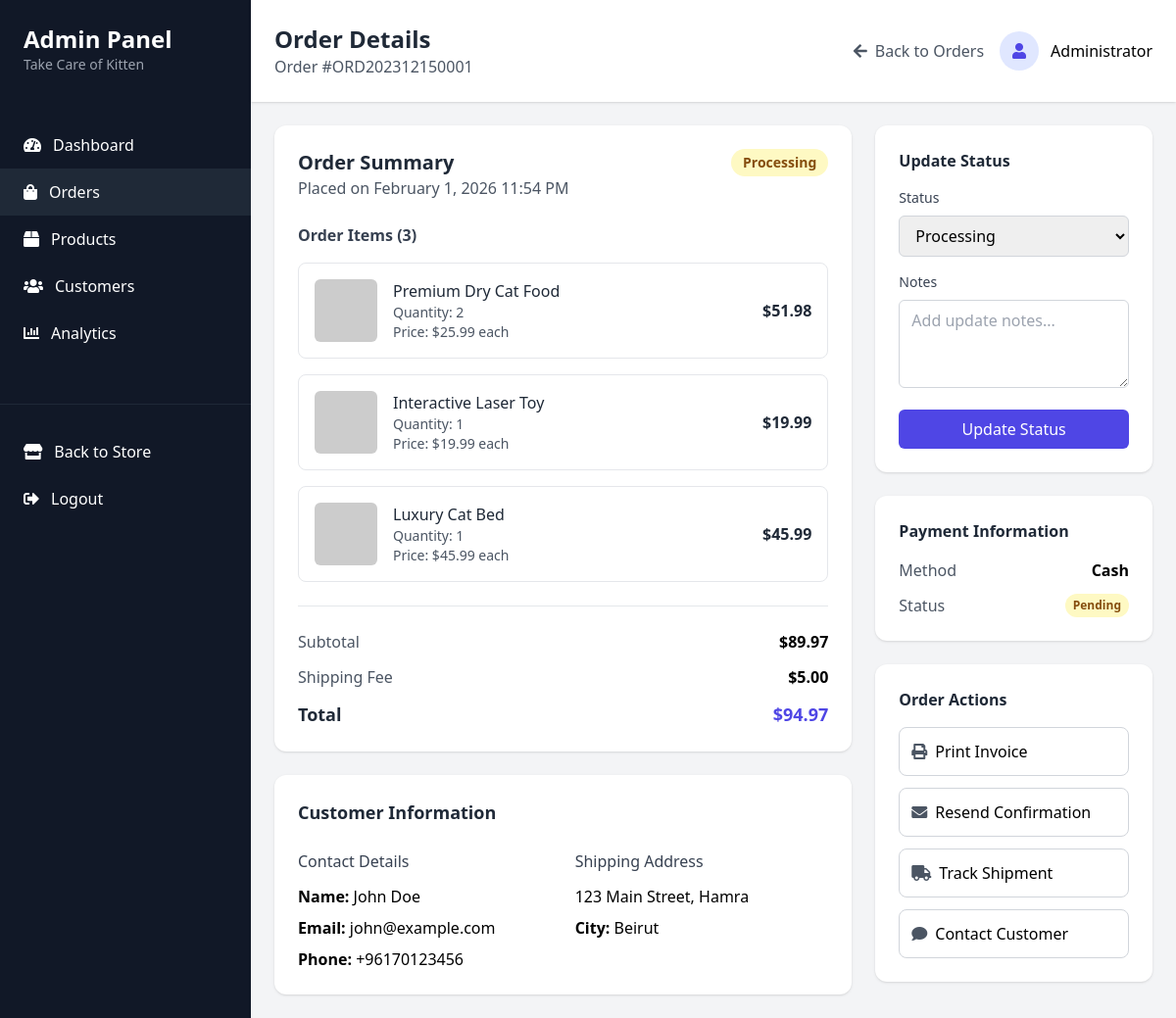
Page /admin-order-detail.php?id=1 (signed in) on the committed database.
### tables this page shows
CREATE TABLE orders (
    id INT PRIMARY KEY AUTO_INCREMENT,
    order_id VARCHAR(50) UNIQUE NOT NULL,
    customer_name VARCHAR(255) NOT NULL,
    customer_email VARCHAR(255) NOT NULL,
    customer_phone VARCHAR(50),
    shipping_address TEXT NOT NULL,
    city VARCHAR(100) NOT NULL,
    subtotal DECIMAL(10, 2) NOT NULL,
    shipping_fee DECIMAL(10, 2) DEFAULT 5.00,
    total DECIMAL(10, 2) NOT NULL,
    status ENUM('pending', 'processing', 'shipped', 'delivered', 'cancelled') DEFAULT 'pending',
    payment_method ENUM('cash', 'card') DEFAULT 'cash',
    payment_status ENUM('pending', 'completed', 'failed') DEFAULT 'pending',
    notes TEXT,
    created_at TIMESTAMP DEFAULT CURRENT_TIMESTAMP,
    updated_at TIMESTAMP DEFAULT CURRENT_TIMESTAMP ON UPDATE CURRENT_TIMESTAMP
);

CREATE TABLE order_items (
    id INT PRIMARY KEY AUTO_INCREMENT,
    order_id INT NOT NULL,
    product_id INT NOT NULL,
    product_name VARCHAR(255) NOT NULL,
    price DECIMAL(10, 2) NOT NULL,
    quantity INT NOT NULL,
    image VARCHAR(500),
    FOREIGN KEY (order_id) REFERENCES orders(id) ON DELETE CASCADE,
    FOREIGN KEY (product_id) REFERENCES products(id) ON DELETE CASCADE
);

### admin-order-detail.php (the view, shortened to what this page needs)
<?php
$pdo = getDBConnection();
$order_id = isset($_GET['id']) ? intval($_GET['id']) : 0;
$stmt = $pdo->prepare("
    SELECT o.*,
           COUNT(oi.id) as item_count,
           GROUP_CONCAT(DISTINCT oi.product_name) as product_names
    FROM orders o
    LEFT JOIN order_items oi ON o.id = oi.order_id
    WHERE o.id = ?
    GROUP BY o.id
");
$stmt->execute([$order_id]);
$order = $stmt->fetch();
$stmt = $pdo->prepare("SELECT * FROM order_items WHERE order_id = ?");
$stmt->execute([$order_id]);
$order_items = $stmt->fetchAll();
?>
<!DOCTYPE html>
<html lang="en">
<head>
    <link rel="stylesheet" href="https://cdnjs.cloudflare.com/ajax/libs/font-awesome/5.15.3/css/all.min.css">
    <script src="https://cdn.tailwindcss.com"></script>
</head>
<body class="bg-gray-100">
    <div class="flex min-h-screen">
        <?php include 'admin-sidebar.php'; ?>
        <div class="flex-1">
            <div class="bg-white shadow">
                <div class="flex justify-between items-center p-6">
                    <div>
                        <h1 class="text-2xl font-bold text-gray-800">Order Details</h1>
                        <p class="text-gray-600">Order #<?php echo $order['order_id']; ?></p>
                    </div>
                    <div class="flex items-center space-x-4">
                        <a href="admin-orders.php" class="text-gray-600 hover:text-gray-800">
                            <i class="fas fa-arrow-left mr-2"></i>Back to Orders
                        </a>
                        <div class="flex items-center space-x-3">
                            <div class="w-10 h-10 bg-indigo-100 rounded-full flex items-center justify-center">
                                <i class="fas fa-user text-indigo-600"></i>
                            </div>
                            <span class="font-medium"><?php echo $_SESSION['user_name'] ?? 'Administrator'; ?></span>
                        </div>
                    </div>
                </div>
            </div>
            <div class="p-6">
                <div class="grid grid-cols-1 lg:grid-cols-3 gap-6">
                    <div class="lg:col-span-2">
                        <div class="bg-white rounded-xl shadow p-6 mb-6">
                            <div class="flex justify-between items-start mb-6">
                                <div>
                                    <h2 class="text-xl font-bold text-gray-800">Order Summary</h2>
                                    <p class="text-gray-600">Placed on <?php echo date('F j, Y g:i A', strtotime($order['created_at'])); ?></p>
                                </div>
                                <span class="px-3 py-1 text-sm font-semibold rounded-full <?php
                                    echo $order['status'] == 'delivered' ? 'bg-green-100 text-green-800' :
                                           ($order['status'] == 'shipped' ? 'bg-blue-100 text-blue-800' :
                                           ($order['status'] == 'processing' ? 'bg-yellow-100 text-yellow-800' :
                                           ($order['status'] == 'cancelled' ? 'bg-red-100 text-red-800' :
                                           'bg-gray-100 text-gray-800'))); ?>">
                                    <?php echo ucfirst($order['status']); ?>
                                </span>
                            </div>
                            <div class="mb-6">
                                <h3 class="font-semibold text-gray-700 mb-4">Order Items (<?php echo $order['item_count']; ?>)</h3>
                                <div class="space-y-4">
                                    <?php foreach ($order_items as $item): ?>
                                        <div class="flex items-center border border-gray-200 rounded-lg p-4">
                                            <img src="<?php echo $item['image']; ?>" alt="<?php echo $item['product_name']; ?>"
                                                 class="w-16 h-16 object-cover rounded-md mr-4">
                                            <div class="flex-1">
                                                <h4 class="font-medium text-gray-800"><?php echo $item['product_name']; ?></h4>
                                                <p class="text-sm text-gray-600">Quantity: <?php echo $item['quantity']; ?></p>
                                                <p class="text-sm text-gray-600">Price: $<?php echo number_format($item['price'], 2); ?> each</p>
                                            </div>
                                            <div class="text-right">
                                                <p class="font-semibold text-gray-800">$<?php echo number_format($item['price'] * $item['quantity'], 2); ?></p>
                                            </div>
                                        </div>
                                    <?php endforeach; ?>
                                </div>
                            </div>
                            <div class="border-t pt-6">
                                <div class="space-y-3">
                                    <div class="flex justify-between">
                                        <span class="text-gray-600">Subtotal</span>
                                        <span class="font-semibold">$<?php echo number_format($order['subtotal'], 2); ?></span>
                                    </div>
                                    <div class="flex justify-between">
                                        <span class="text-gray-600">Shipping Fee</span>
                                        <span class="font-semibold">$<?php echo number_format($order['shipping_fee'], 2); ?></span>
                                    </div>
                                    <div class="flex justify-between text-lg font-bold">
                                        <span class="text-gray-800">Total</span>
                                        <span class="text-indigo-600">$<?php echo number_format($order['total'], 2); ?></span>
                                    </div>
                                </div>
                            </div>
                        </div>
                        <div class="bg-white rounded-xl shadow p-6">
                            <h3 class="text-lg font-semibold text-gray-800 mb-6">Customer Information</h3>
                            <div class="grid grid-cols-1 md:grid-cols-2 gap-6">
                                <div>
                                    <h4 class="font-medium text-gray-700 mb-3">Contact Details</h4>
                                    <div class="space-y-2">
                                        <p><strong>Name:</strong> <?php echo htmlspecialchars($order['customer_name']); ?></p>
                                        <p><strong>Email:</strong> <?php echo htmlspecialchars($order['customer_email']); ?></p>
                                        <p><strong>Phone:</strong> <?php echo htmlspecialchars($order['customer_phone']); ?></p>
                                    </div>
                                </div>
                                <div>
                                    <h4 class="font-medium text-gray-700 mb-3">Shipping Address</h4>
                                    <div class="space-y-2">
                                        <p><?php echo htmlspecialchars($order['shipping_address']); ?></p>
                                        <p><strong>City:</strong> <?php echo ucfirst($order['city']); ?></p>
                                    </div>
                                </div>
                            </div>
                        </div>
                    </div>
                    <div class="space-y-6">
                        <div class="bg-white rounded-xl shadow p-6">
                            <h3 class="font-semibold text-gray-800 mb-4">Update Status</h3>
                            <form method="POST">
                                <div class="mb-4">
                                    <label class="block text-sm font-medium text-gray-700 mb-2">Status</label>
                                    <select name="status" class="w-full px-3 py-2 border border-gray-300 rounded-md focus:outline-none focus:ring-2 focus:ring-indigo-500">
                                        <option value="processing" <?php echo $order['status'] == 'processing' ? 'selected' : ''; ?>>Processing</option>
                                    </select>
                                </div>
                                <div class="mb-4">
                                    <label class="block text-sm font-medium text-gray-700 mb-2">Notes</label>
                                    <textarea name="notes" rows="3"
                                              class="w-full px-3 py-2 border border-gray-300 rounded-md focus:outline-none focus:ring-2 focus:ring-indigo-500"
                                              placeholder="Add update notes..."></textarea>
                                </div>
                                <button type="submit" name="update_status"
                                        class="w-full bg-indigo-600 text-white py-2 rounded-md hover:bg-indigo-700">
                                    Update Status
                                </button>
                            </form>
                        </div>
                        <div class="bg-white rounded-xl shadow p-6">
                            <h3 class="font-semibold text-gray-800 mb-4">Payment Information</h3>
                            <div class="space-y-3">
                                <div class="flex justify-between">
                                    <span class="text-gray-600">Method</span>
                                    <span class="font-semibold"><?php echo ucfirst($order['payment_method']); ?></span>
                                </div>
                                <div class="flex justify-between">
                                    <span class="text-gray-600">Status</span>
                                    <span class="px-2 py-1 text-xs font-semibold rounded-full <?php echo $order['payment_status'] == 'completed' ? 'bg-green-100 text-green-800' : 'bg-yellow-100 text-yellow-800'; ?>">
                                        <?php echo ucfirst($order['payment_status']); ?>
                                    </span>
                                </div>
                            </div>
                        </div>
                        <div class="bg-white rounded-xl shadow p-6">
                            <h3 class="font-semibold text-gray-800 mb-4">Order Actions</h3>
                            <div class="space-y-3">
                                <button onclick="printInvoice()"
                                        class="w-full text-left p-3 border border-gray-300 rounded-lg hover:bg-gray-50">
                                    <i class="fas fa-print mr-2 text-gray-600"></i>Print Invoice
                                </button>
                                <button onclick="resendConfirmation()"
                                        class="w-full text-left p-3 border border-gray-300 rounded-lg hover:bg-gray-50">
                                    <i class="fas fa-envelope mr-2 text-gray-600"></i>Resend Confirmation
                                </button>
                                <button onclick="trackShipment()"
                                        class="w-full text-left p-3 border border-gray-300 rounded-lg hover:bg-gray-50">
                                    <i class="fas fa-truck mr-2 text-gray-600"></i>Track Shipment
                                </button>
                                <a href="mailto:<?php echo htmlspecialchars($order['customer_email']); ?>"
                                   class="block w-full text-left p-3 border border-gray-300 rounded-lg hover:bg-gray-50">
                                    <i class="fas fa-comment mr-2 text-gray-600"></i>Contact Customer
                                </a>
                            </div>
                        </div>
                    </div>
                </div>
            </div>
        </div>
    </div>
</body>
</html>

### rows in the picture
orders: order "ORD202312150001", created_at "February 1, 2026 11:54 PM", status "Processing", subtotal "89.97", shipping_fee "5.00", total "94.97", customer_name "John Doe", customer_email "john@example.com", customer_phone "+96170123456", shipping_address "123 Main Street, Hamra", city "Beirut", payment_method "Cash", payment_status "Pending"
order_items: product_name "Premium Dry Cat Food", quantity "2", price "25.99", $item['price'] * $item['quantity'] "51.98"
order_items: product_name "Interactive Laser Toy", quantity "1", price "19.99", $item['price']*$item['quantity'] "19.99"
order_items: product_name "Luxury Cat Bed", quantity "1", price "45.99", $item['price']*$item['quantity'] "45.99"

### other values in the picture
$_SESSION['user_name'] "Administrator"
$order['item_count'] "3"
